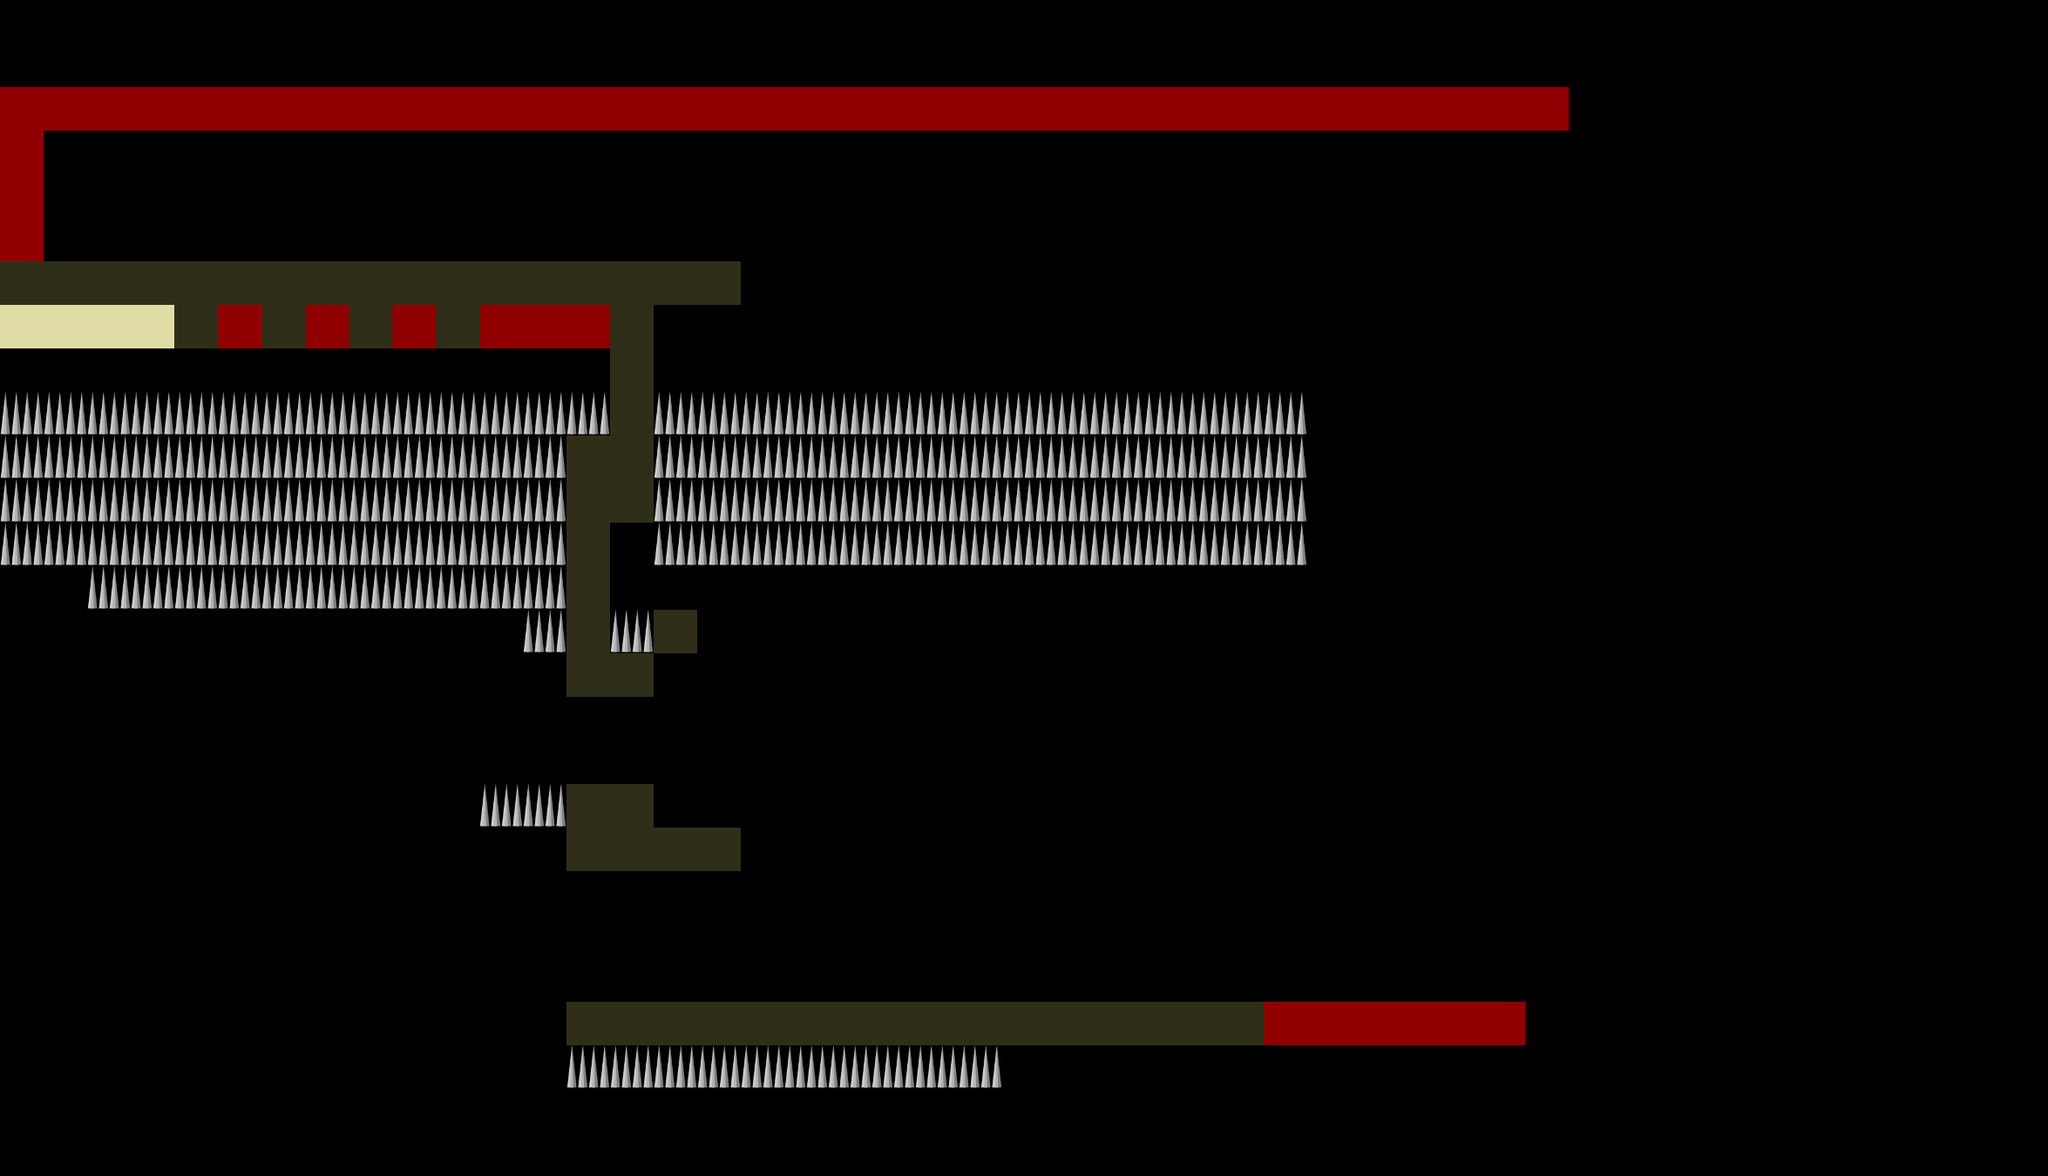

A level layout from a 2D game, rendered from its tile map. Below: a short description, then the map file with tile-grid data replaced by summaries:
An orthogonal 47x27 tile map with 50x50 px tiles, 1 tile layer (Foreground) and 2 objects (goal, player).

<map version="1.0" orientation="orthogonal" width="47" height="27" tilewidth="50" tileheight="50">
 <tileset firstgid="1" name="l1full" tilewidth="50" tileheight="50">
  <image source="l1full.png" trans="00007f" width="300" height="50" />
 </tileset>
 <layer name="Foreground" width="47" height="27">
  <properties>
   <property name="tileset" value="l1full" />
  </properties>
  <data>[1269 cells, 249 non-empty, 4 distinct tile ids]</data>
 </layer>
 <objectgroup name="Object Layer 1" width="47" height="27">
  <object name="goal" x="1700" y="1100" width="50" height="50" />
  <object name="player" x="450" y="250" width="50" height="50" />
 </objectgroup>
</map>
